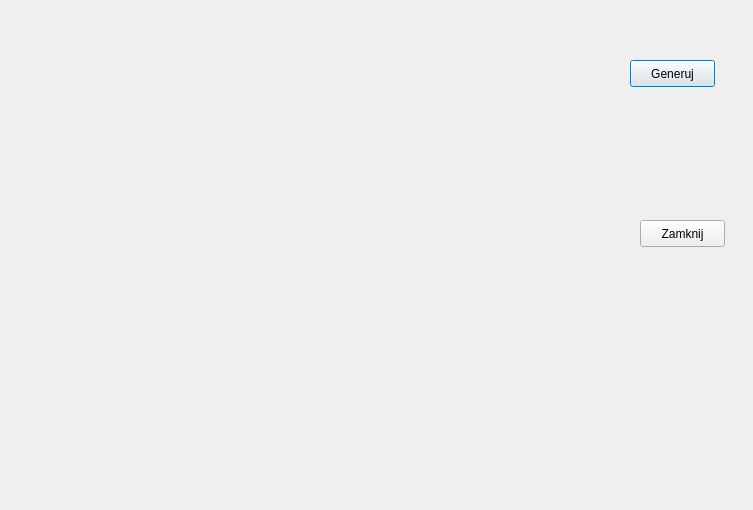
<?xml version="1.0" encoding="UTF-8"?>
<ui version="4.0">
 <class>OpenGL</class>
 <widget class="QDialog" name="OpenGL">
  <property name="geometry">
   <rect>
    <x>0</x>
    <y>0</y>
    <width>753</width>
    <height>510</height>
   </rect>
  </property>
  <property name="windowTitle">
   <string>Praca inzynierska</string>
  </property>
  <widget class="GLWidget" name="widget" native="true">
   <property name="geometry">
    <rect>
     <x>0</x>
     <y>0</y>
     <width>621</width>
     <height>511</height>
    </rect>
   </property>
  </widget>
  <widget class="QPushButton" name="ButtonOpenGLGeneruj">
   <property name="geometry">
    <rect>
     <x>630</x>
     <y>60</y>
     <width>85</width>
     <height>27</height>
    </rect>
   </property>
   <property name="text">
    <string>Generuj</string>
   </property>
  </widget>
  <widget class="QPushButton" name="ButtonOpenGLZamknij">
   <property name="geometry">
    <rect>
     <x>640</x>
     <y>220</y>
     <width>85</width>
     <height>27</height>
    </rect>
   </property>
   <property name="text">
    <string>Zamknij</string>
   </property>
  </widget>
 </widget>
 <customwidgets>
  <customwidget>
   <class>GLWidget</class>
   <extends>QWidget</extends>
   <header>glwidget.h</header>
   <container>1</container>
  </customwidget>
 </customwidgets>
 <resources/>
 <connections>
  <connection>
   <sender>ButtonOpenGLZamknij</sender>
   <signal>clicked()</signal>
   <receiver>OpenGL</receiver>
   <slot>close()</slot>
   <hints>
    <hint type="sourcelabel">
     <x>316</x>
     <y>160</y>
    </hint>
    <hint type="destinationlabel">
     <x>327</x>
     <y>220</y>
    </hint>
   </hints>
  </connection>
 </connections>
</ui>
